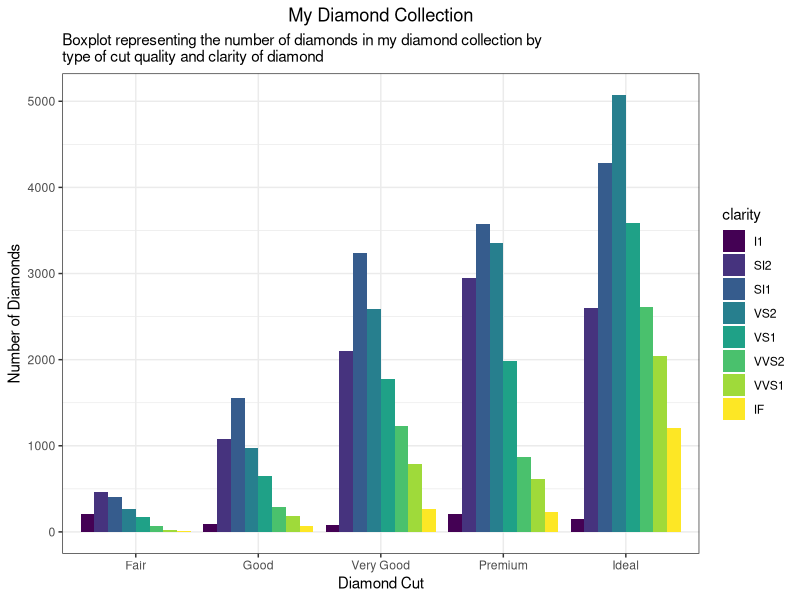
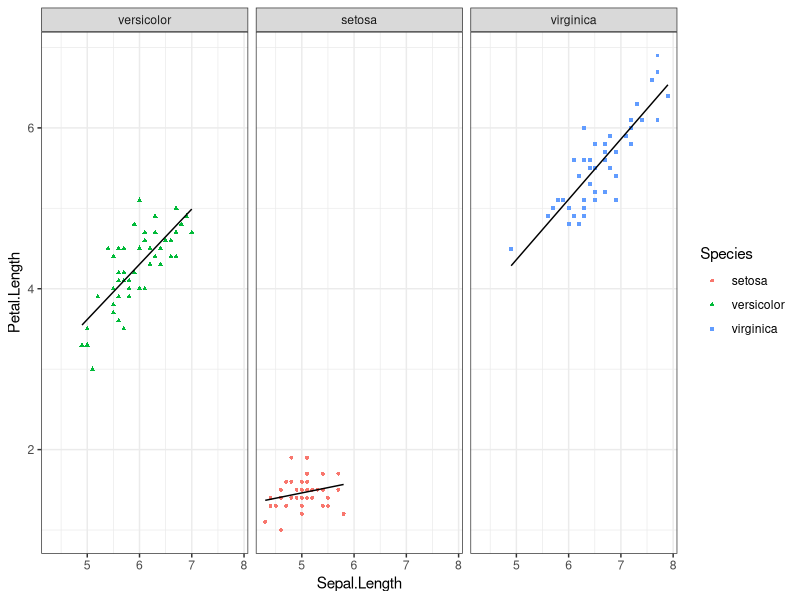
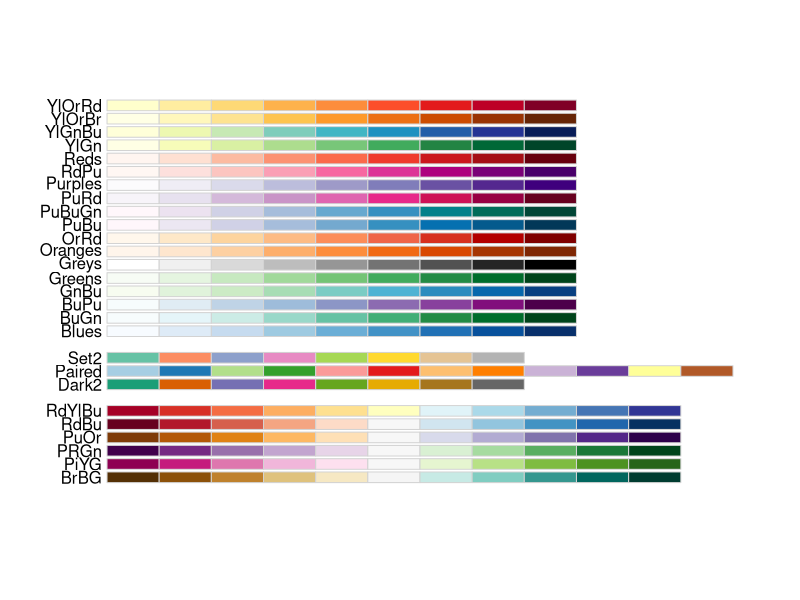

These charts were generated, in order, by the following R code:
## ---- chunk 1
knitr::opts_chunk$set(echo = FALSE)
## ---- chunk 2
library("ggplot2")
library("magrittr") #so I can do some piping
data("diamonds")
data("mpg")
data("iris")
theme_set(theme_bw()) #I'll give you this one, you can set the theme individually for graphs
#or you can set the theme for all the graphs using theme_set()
#theme_bw() is best theme (IMO)

#for graph 3:
library("ggrepel")


## ---- chunk 3
data("diamonds")
#hint think about the *position* the bars are in...

## ---- chunk 4
data("diamonds")
ggplot(diamonds, aes(x = cut, fill = clarity)) +
  geom_bar(group = aes(x = clarity), position = position_dodge()) +
  ggtitle("My Diamond Collection", subtitle = "Boxplot representing the number of diamonds in my diamond collection by\ntype of cut quality and clarity of diamond") +
  theme(plot.title = element_text(hjust = 0.5)) +
  xlab("Diamond Cut") +
  ylab("Number of Diamonds")
## ---- chunk 5
data("iris")
ggplot(iris, aes(x = Sepal.Length, y = Petal.Length, color = Species, shape = Species)) +
  geom_point(size = 1) +
  facet_grid(cols = vars(ordered(Species, levels = c("versicolor","setosa", "virginica")))) +
  geom_smooth(method = 'lm', color = "black", size = 0.5, se = FALSE)

## ---- chunk 6

## ---- chunk 7
data("mpg")
corvette <- mpg[mpg$model == "corvette",]
#install
require("ggrepel") #useful for making text annotations better, hint hint
set.seed(42)
## ---- chunk 8

## ---- chunk 9
data(mpg)

#hint for the coloring, colorbrewer and you can set palette colors and make your graphs colorblind friendly
library(RColorBrewer)
display.brewer.all(colorblindFriendly = T) #take a look at the colorblindfriendly options
## ---- chunk 10

